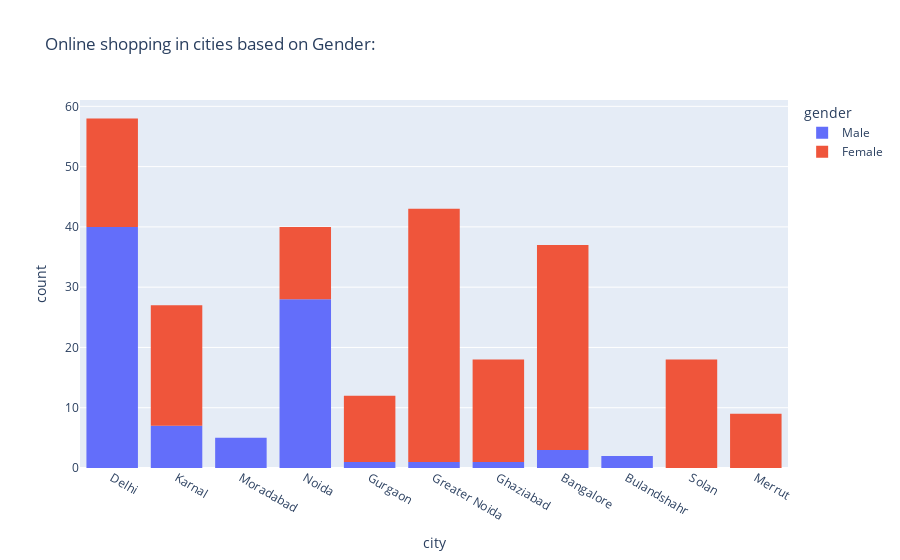

Notebook code cell kept with this figure:
### Markdown cell above
**Observation:**
- Delhi shops the most online, followed by Greater Noida and Noida.

### Code cell
df = dataset[['age','city','gender']]

fig = px.histogram(df,x='city',color='gender',title='Online shopping in cities based on Gender:')
fig.show()

### Figure 1 — Plotly figure (JSON) as saved in the notebook; plotly's stock layout.template omitted (floating-point values rounded to 4 significant figures; data arrays with more than 128 entries replaced by an {"elided": "..."} marker saying what was removed)
{"data": [{"alignmentgroup": "True", "bingroup": "x", "hovertemplate": "gender=Male<br>city=%{x}<br>count=%{y}<extra></extra>", "legendgroup": "Male", "marker": {"color": "#636efa", "pattern": {"shape": ""}}, "name": "Male", "offsetgroup": "Male", "orientation": "v", "showlegend": true, "type": "histogram", "x": ["Delhi", "Karnal ", "Delhi", "Delhi", "Moradabad", "Noida", "Delhi", "Gurgaon ", "Greater Noida", "Ghaziabad", "Delhi", "Noida", "Delhi", "Noida", "Delhi", "Noida", "Delhi", "Noida", "Delhi", "Noida", "Delhi", "Noida", "Delhi", "Noida", "Delhi", "Noida", "Delhi", "Noida", "Delhi", "Noida", "Delhi", "Noida", "Delhi", "Noida", "Delhi", "Bangalore ", "Noida", "Karnal ", "Delhi", "Delhi", "Moradabad", "Bulandshahr", "Delhi", "Karnal ", "Delhi", "Delhi", "Moradabad", "Bulandshahr", "Delhi", "Moradabad", "Karnal ", "Delhi", "Delhi", "Delhi", "Delhi", "Noida", "Noida", "Delhi", "Delhi", "Delhi", "Noida", "Karnal ", "Noida", "Noida", "Noida", "Bangalore ", "Noida", "Delhi", "Noida", "Delhi", "Bangalore ", "Noida", "Noida", "Noida", "Noida", "Delhi", "Delhi", "Delhi", "Noida", "Karnal ", "Noida", "Delhi", "Delhi", "Delhi", "Karnal ", "Delhi", "Moradabad", "Delhi"], "xaxis": "x", "yaxis": "y"}, {"alignmentgroup": "True", "bingroup": "x", "hovertemplate": "gender=Female<br>city=%{x}<br>count=%{y}<extra></extra>", "legendgroup": "Female", "marker": {"color": "#EF553B", "pattern": {"shape": ""}}, "name": "Female", "offsetgroup": "Female", "orientation": "v", "showlegend": true, "type": "histogram", "x": {"elided": "181 str values"}, "xaxis": "x", "yaxis": "y"}], "layout": {"barmode": "relative", "legend": {"title": {"text": "gender"}, "tracegroupgap": 0}, "title": {"text": "Online shopping in cities based on Gender:"}, "xaxis": {"anchor": "y", "domain": [0, 1], "title": {"text": "city"}}, "yaxis": {"anchor": "x", "domain": [0, 1], "title": {"text": "count"}}}}
